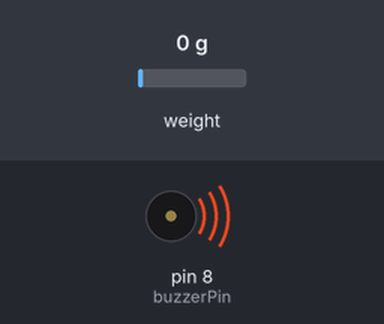
Recording of a sketch running on a simulated Arduino Mega 2560, built with avr-gcc and run on an emulated ATmega2560. Parts: buzzer (waves = sounding, pin HIGH). The inputs (shaded band) are chosen by the test bench; at power-on: weight on the scale 0 g.

Above: at 1.2 s.
1.3 s: weight on the scale set to 2 g
At 2.4 s:
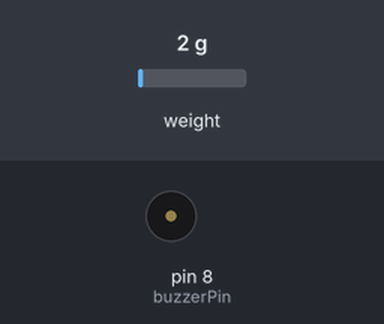
Timing chart, 0 to 4.3 s (numbered marks = the images above; inputs shaded):
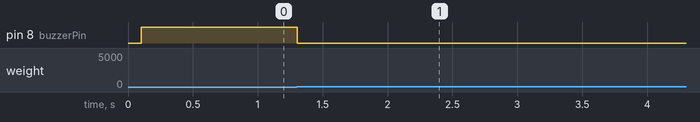

The sketch:

blecode.ino
```cpp
/**
 * This code reads the weight from the HX711 load cell and sends it to the OpenLog Artemis over UART.
 * Author: Fei Xue， Yi Ou
 * date: 2024-05-17
*/

#include <Hx711.h>

char data[50];

Hx711 scale(A1, A0);
const int buzzerPin = 8; // Buzzer connected to digital pin 8

void setup() {
  Serial.begin(9600); // Initialize serial communication with the computer
  Serial1.begin(115200); // Initialize serial communication with OpenLog Artemis
  pinMode(buzzerPin, OUTPUT); // Set buzzer pin as output
}

void loop() {
    float weight = scale.getGram();
    snprintf(data, sizeof(data), "Weight: %.2f g\n", weight);
    Serial1.print(data);

    if (weight < 20) {
        digitalWrite(buzzerPin, HIGH); // Turn buzzer on
    } else {
        digitalWrite(buzzerPin, LOW); // Turn buzzer off
    }

  delay(100);
}
```

Measured:
- the behaviour switches between 0 and 1 g on weight on the scale (found by bisection; images 0 and 1)
- after the input at 1.3 s, pin 8 (buzzerPin): HIGH → LOW at once
